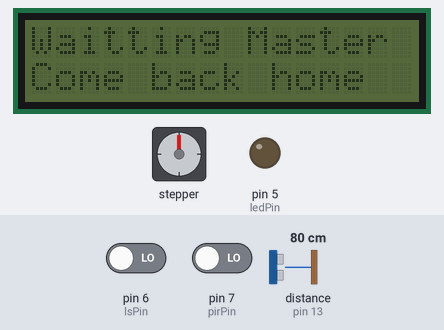
Bench run of a sketch on a simulated Arduino Uno, built with avr-gcc and run on an emulated ATmega328P. Shown: 16×2 character LCD, stepper motor, output pins drawn as LEDs (lit = HIGH). Wiring (inferred from the names in the program): ultrasonic range finder: trigger pin 12; echo pin 13. The inputs (shaded band) are chosen by the test bench; at power-on: pin 7 (pirPin) LOW, pin 6 (lsPin) LOW, distance to the obstacle (sensor on pin 13) 80 cm. The echo pulse lasts 58.3 µs per cm; stepper angles assume 1024 steps per turn; pins used as bus, display or sensor lines are not drawn; what the sketch prints to the serial monitor is not drawn.

Above: at 3.3 s.
3.4 s: pin 7 (pirPin) driven HIGH
At 4.1 s:
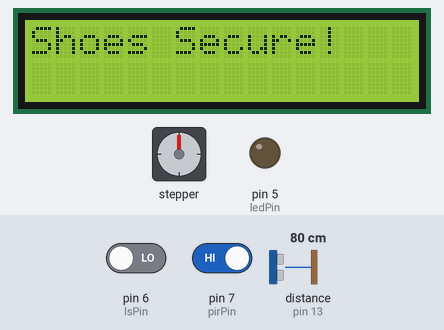
At 5.5 s:
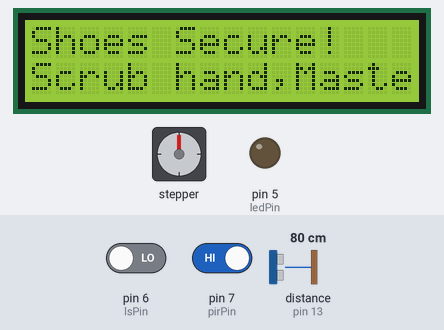
Timing chart, 0 to 20.2 s (numbered marks = the images above; inputs shaded):
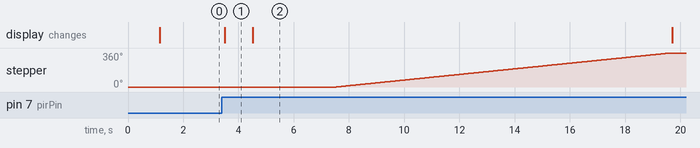

The sketch:

Home_Welcoming_Device1.ino
```cpp
//Arduino 1 - Home'Welcoming'Device - Entry assistance (instruction)
#include <Stepper.h>
const int stepsPerRevolution = 1024;
Stepper myStepper(stepsPerRevolution, 8, 10, 9, 11);
int lsPin = 6;     //Limited Switch Pin
int val;           //LSPin val
int ulinPin = 13;  //Ultrasonic ECHO
int uloPin = 12;   //Ultrasonic TRIG
int ledPin = 5;    //10MM big LED
#include <Wire.h>
#include <LiquidCrystal_I2C.h>
LiquidCrystal_I2C lcd(0x27,16,2);
int pirPin = 7;   //Small PIR sensor
int pirStat = 0;  //Small PIR Stats

void setup() {
  pinMode(pirPin, INPUT);      //PIR sensor
  pinMode(lsPin, INPUT);       //Limited Switch Pin
  pinMode(ulinPin, INPUT);     //Ultrasonic ECHO
  pinMode(uloPin, OUTPUT);     //Ultrasonic TRIG
  pinMode(ledPin, OUTPUT);     //LED
  myStepper.setSpeed(5);      //Stepper speed
  lcd.init();                  // initialize the lcd
  lcd.init();
  // Print a message to the LCD.
  //lcd.backlight();
  lcd.setCursor(0,0);
  lcd.print("Waitting Master");
  delay(1000);
  lcd.setCursor(0,1);
  lcd.print("Come back home");
  delay(1000);

  //Protocol Configuration
  Serial.begin(9600);

}
void loop () {
pirStat = digitalRead(pirPin);
int val=digitalRead(lsPin);
///////////Ultrasonic begin///////////////
  digitalWrite(uloPin, LOW);
  delayMicroseconds(2);
  digitalWrite(uloPin, HIGH); // Pulse for 10μs to trigger ultrasonic detection
  delayMicroseconds(10);
  digitalWrite(uloPin, LOW);
  int distance = pulseIn(ulinPin, HIGH);  // Read receiver pulse time
  distance= distance/58;   // Transform pulse time to distance
  Serial.println(distance);   //Ourput distance
  delay(50);
///////////Ultrasonic end///////////////

///////////Stage1///////////////
//Enter room trige PIR = welcome light
  if ((pirStat == HIGH) && (val == HIGH)){
    Serial.println(val);
    digitalWrite(ledPin,HIGH);    //Welcome red light
    delay(1000);
    lcd.init();
    lcd.backlight();
    lcd.setCursor(0,0);
    lcd.print("Welcome home!");
    delay(1000);
    lcd.setCursor(0,1);
    lcd.print("Master X");
    delay(1000);
    lcd.clear();
    lcd.setCursor(0,0);
    lcd.print("Shoes off");
    lcd.setCursor(0,1);
    lcd.print("Please");
    delay(5000);            //Add delay to 5S
    }
///////////Stage2///////////////
//trige PIR and limited switch, open tissue box cover
  if ((pirStat == HIGH) && (val == LOW)){
    Serial.println(val);
    digitalWrite(ledPin,LOW);
    lcd.backlight();
    lcd.clear();
    lcd.setCursor(0,0);
    lcd.print("Shoes Secure!");
    delay(1000);
    lcd.setCursor(0,1);
    lcd.print("Scrub hand,Master");
    delay(3000);            //Add delay to 3S
    Serial.println("clockwise");
    myStepper.step(stepsPerRevolution);
    }
///////////Stage3///////////////
//Ultrosonic sensor detect hand grab the tissue,then proceed - to desk - Arduino 2 phase
  if (distance <= 20){
    Serial.println(val);
    digitalWrite(ledPin,LOW);
    delay(3000);
    lcd.backlight();
    lcd.clear();
    lcd.setCursor(0,0);
    lcd.print("hygiene completed");
    delay(2000);
    lcd.setCursor(0,1);
    lcd.print("Sit down,Please");
    delay(2000);
    }
   else{
    digitalWrite(ledPin,LOW);
   }
}
//Go to desk - begin Arduino 2 phase

// The way things go project - Home welcome(instuction) - Xavier NOV. 2020
```

Measured:
- after the input at 3.4 s, stepper: turns 360° clockwise in 12.1 s, starting after 4.1 s; the display: changes after 0.10 s (image 1)
- what the display in image 1 shows lasts 1.0 s, from 3.5 s to 4.5 s
